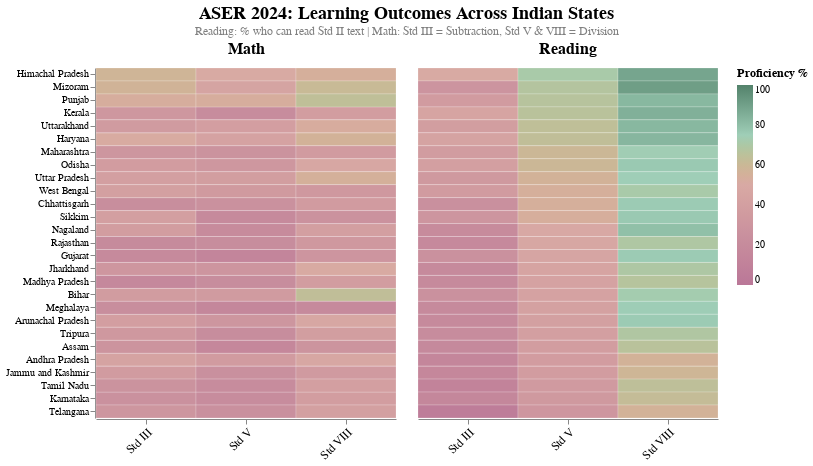

Notebook code cell kept with this figure:
### Code cell
# Enable data transformer for larger datasets
alt.data_transformers.enable('default', max_rows=None)

# Prepare data
df = aser_2024
df = df[df['State'] != 'All India']

# Get 2024 columns
reading_cols = [c for c in df.columns if '2024' in c and 'read' in c.lower()]
math_cols = [c for c in df.columns if '2024' in c and ('division' in c or 'subtraction' in c)]

# Process reading
df_r = df[['State'] + reading_cols].copy()
df_r.columns = ['State', 'Std III', 'Std V', 'Std VIII']
df_r = df_r.sort_values('Std V', ascending=False)

# Process math  
df_m = df[['State'] + math_cols].copy()
df_m.columns = ['State', 'Std III', 'Std V', 'Std VIII']
df_m['State'] = pd.Categorical(df_m['State'], categories=df_r['State'], ordered=True)

# Melt
reading_long = df_r.melt(id_vars='State', var_name='Standard', value_name='Value')
reading_long['Type'] = 'Reading'

math_long = df_m.melt(id_vars='State', var_name='Standard', value_name='Value')
math_long['Type'] = 'Math'

# Combine
combined = pd.concat([reading_long, math_long])

# Create heatmap with your color scheme
heatmap = alt.Chart(combined).mark_rect(stroke='white', strokeWidth=0.2).encode(
    x=alt.X('Standard:N', title=None, axis=alt.Axis(labelFontSize=12, labelAngle=-45)), # make x-axis labels slanted
    y=alt.Y('State:N', title=None, sort=df_r['State'].tolist(), axis=alt.Axis(labelFontSize=10)),
    color=alt.Color('Value:Q',
                    scale=alt.Scale(
                        domain=[0, 25, 50, 75, 100],
                        range=['#ba7798', '#c9909e', '#d8a9a4', '#9fceb7', '#53826b']
                    ),
                    legend=alt.Legend(title='Proficiency %', orient='right', titleFontSize=12)),
    tooltip=[
        alt.Tooltip('State:N', title='State'),
        alt.Tooltip('Standard:N', title='Standard'),
        alt.Tooltip('Value:Q', format='.1f', title='Proficiency %'),
        alt.Tooltip('Type:N', title='Subject')
    ]
).properties(
    width=300,
    height=350
)



# Combine and facet
chart = (heatmap ).facet(
    column=alt.Column('Type:N', 
                      title=None,
                      header=alt.Header(labelFontSize=16, labelFontWeight='bold'))
).properties(
    title={
        "text": "ASER 2024: Learning Outcomes Across Indian States",
        "subtitle": "Reading: % who can read Std II text | Math: Std III = Subtraction, Std V & VIII = Division",
        "fontSize": 18,
        "fontWeight": "bold",
        "anchor": "middle"
    }
).configure_view(
    strokeWidth=0
).configure_title(
    fontSize=18,
    anchor='middle',
    subtitleFontSize=12,
    subtitleColor='gray'
)


chart

# Save chart
#chart.save('Project_JSON/aser_learning_outcomes_heatmap.json')

### Figure 1 — Vega-Lite specification as saved in the notebook (floating-point values rounded to 4 significant figures; data arrays with more than 128 entries replaced by an {"elided": "..."} marker saying what was removed)
{"config": {"view": {"continuousWidth": 300, "continuousHeight": 300, "strokeWidth": 0}, "title": {"anchor": "middle", "fontSize": 18, "subtitleColor": "gray", "subtitleFontSize": 12}}, "data": {"name": "data-c3154f755d4e1d6640a1ad47a65e06ad"}, "facet": {"column": {"field": "Type", "header": {"labelFontSize": 16, "labelFontWeight": "bold"}, "title": null, "type": "nominal"}}, "spec": {"mark": {"type": "rect", "stroke": "white", "strokeWidth": 0.2}, "encoding": {"color": {"field": "Value", "legend": {"orient": "right", "title": "Proficiency %", "titleFontSize": 12}, "scale": {"domain": [0, 25, 50, 75, 100], "range": ["#ba7798", "#c9909e", "#d8a9a4", "#9fceb7", "#53826b"]}, "type": "quantitative"}, "tooltip": [{"field": "State", "title": "State", "type": "nominal"}, {"field": "Standard", "title": "Standard", "type": "nominal"}, {"field": "Value", "format": ".1f", "title": "Proficiency %", "type": "quantitative"}, {"field": "Type", "title": "Subject", "type": "nominal"}], "x": {"axis": {"labelAngle": -45, "labelFontSize": 12}, "field": "Standard", "title": null, "type": "nominal"}, "y": {"axis": {"labelFontSize": 10}, "field": "State", "sort": ["Himachal Pradesh", "Mizoram", "Punjab", "Kerala", "Uttarakhand", "Haryana", "Maharashtra", "Odisha", "Uttar Pradesh", "West Bengal", "Chhattisgarh", "Sikkim", "Nagaland", "Rajasthan", "Gujarat", "Jharkhand", "Madhya Pradesh", "Bihar", "Meghalaya", "Arunachal Pradesh", "Tripura", "Assam", "Andhra Pradesh", "Jammu and Kashmir", "Tamil Nadu", "Karnataka", "Telangana"], "title": null, "type": "nominal"}}, "height": 350, "width": 300}, "title": {"text": "ASER 2024: Learning Outcomes Across Indian States", "subtitle": "Reading: % who can read Std II text | Math: Std III = Subtraction, Std V & VIII = Division", "fontSize": 18, "fontWeight": "bold", "anchor": "middle"}, "$schema": "https://vega.github.io/schema/vega-lite/v5.20.1.json", "datasets": {"data-c3154f755d4e1d6640a1ad47a65e06ad": {"elided": "162 records"}}}
